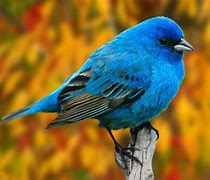
#> input picture Images/Bird.jfif, 210 x 180 px, found by its file name
$ python pillow.py
#> lines starting #> are read from the running program, lines starting #| are printed output that depends on the picture
from PIL import Image, ImageEnhance, ImageFilter

with Image.open('./Images/Bird.jfif') as picture:
    # picture.show()
#> picture is the input picture: PIL image 210x180 RGB; mean R, G, B 124.7, 106.4, 55.4
    black_white=picture.convert('L')
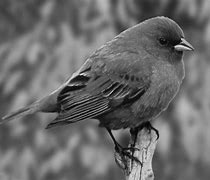
#> black_white: PIL image 210x180 L; min 0, max 249, mean 106.1
    # black_white.show()
    # black_white.save('./Images/Bird_bw.png')

    mirror =picture.transpose(Image.FLIP_LEFT_RIGHT)
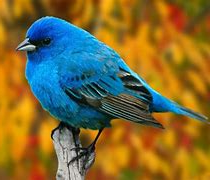
#> mirror: PIL image 210x180 RGB; mean R, G, B 124.7, 106.4, 55.4
    mirror.save('./Images/Bird_mirror.png')
    blur=picture.filter(ImageFilter.GaussianBlur(20))
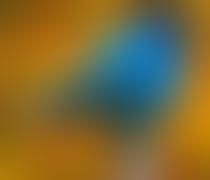
#> blur: PIL image 210x180 RGB; mean R, G, B 125.4, 106.4, 54.8
    blur.save('./Images/Bird_blur.png')

    contrast=ImageEnhance.Contrast(picture)
    contrast.enhance(2).save('./Images/Bird_contrast.png')
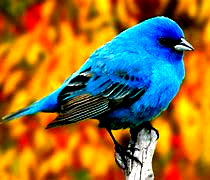
#> saved as Bird_contrast.png: PIL image 210x180 RGB; mean R, G, B 147.3, 108.9, 51.6

    color=ImageEnhance.Color(picture).enhance(2).save('./Images/Bird_color.png')
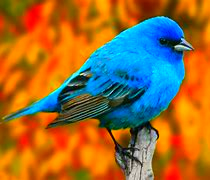
#> saved as Bird_color.png: PIL image 210x180 RGB; mean R, G, B 150, 106.8, 54.8
    # [8 lines of commented-out code are left out]
